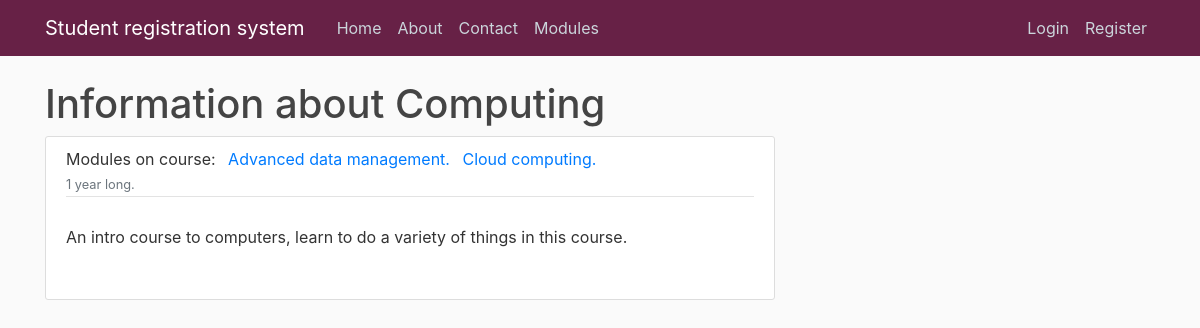
Page /course/Computing on the earlier database version.
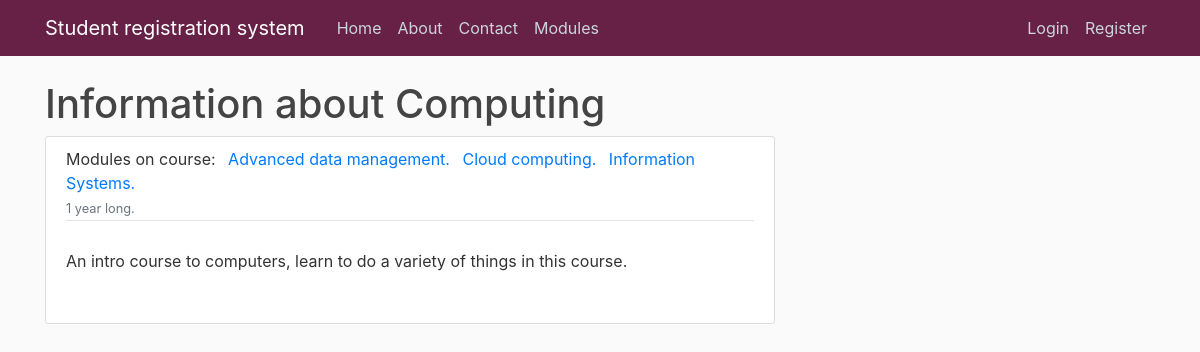
Same page on the later database version.
### ModuleRegistrationSystem/models.py (models this page shows, shortened)
class Module(models.Model):
    name = models.CharField(max_length= 40)
    code = models.CharField(max_length= 4, primary_key= 'code')
    credit = models.IntegerField(choices= [(20, 20), (40, 40), (60, 60)])
    category = models.CharField(max_length= 20, choices= [('In-person', 'In person'), ('Online', 'Online')])
    description = models.TextField()
    availability = models.BooleanField(default=True)
    courses_Allowed_To_Register = models.ManyToManyField(Course)

### ModuleRegistrationSystem/views.py (the view)
# urls.py: path('course/<str:pk>', CourseDetailView.as_view(), name = 'course-detail'),
class CourseDetailView(DetailView):
        model = Course

### ModuleRegistrationSystem/models.py (called while the page is built)
    def __str__(self):
        return f'{self.name}'

### ModuleRegistrationSystem/templates/ModuleRegistrationSystem/course_detail.html (shortened to what this page needs)
{% extends "ModuleRegistrationSystem/base.html" %}
{% block content %}
<h1> Information about {{ object }} </h1>
    <article class="media content-section">
        <div class="media-body">
            <div class="article-metadata">
                <a class="mr-2">Modules on course:
                {% for module in object.module_set.all %}
                <a class="mr-2" href="{% url 'ModuleRegistrationSystem:module-detail' module.code %}">{{ module.name }}.</a>
                {% endfor %}
                <small class="text-muted">{{ object.duration }} long. </small>
            </div>
            <p class="article-content">{{ object.description }}</p></br>
        </div>
    </article>
{% endblock content %}

Differences in the rows shown:
added Module: name "Information Systems"
